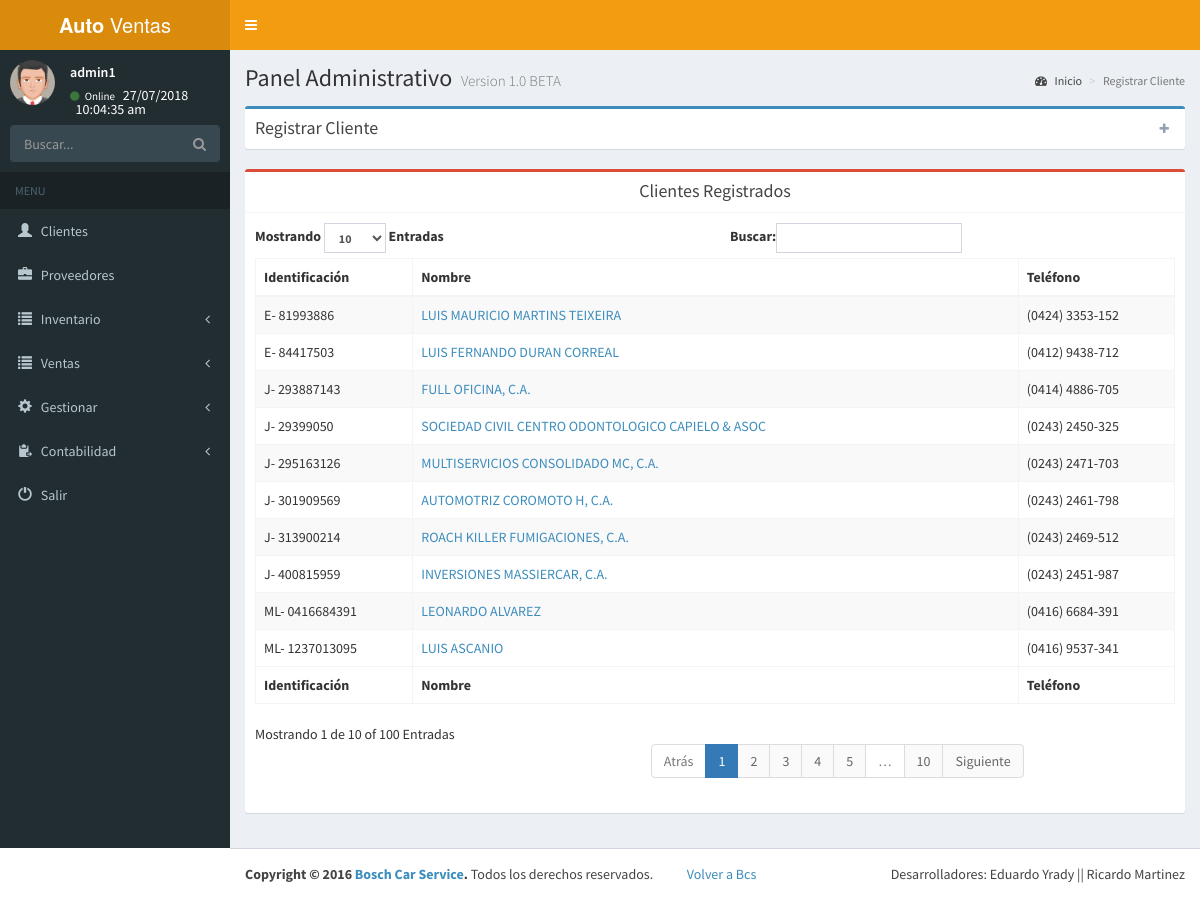
The app's page /admin/registrar_cliente.php (signed in), older data.
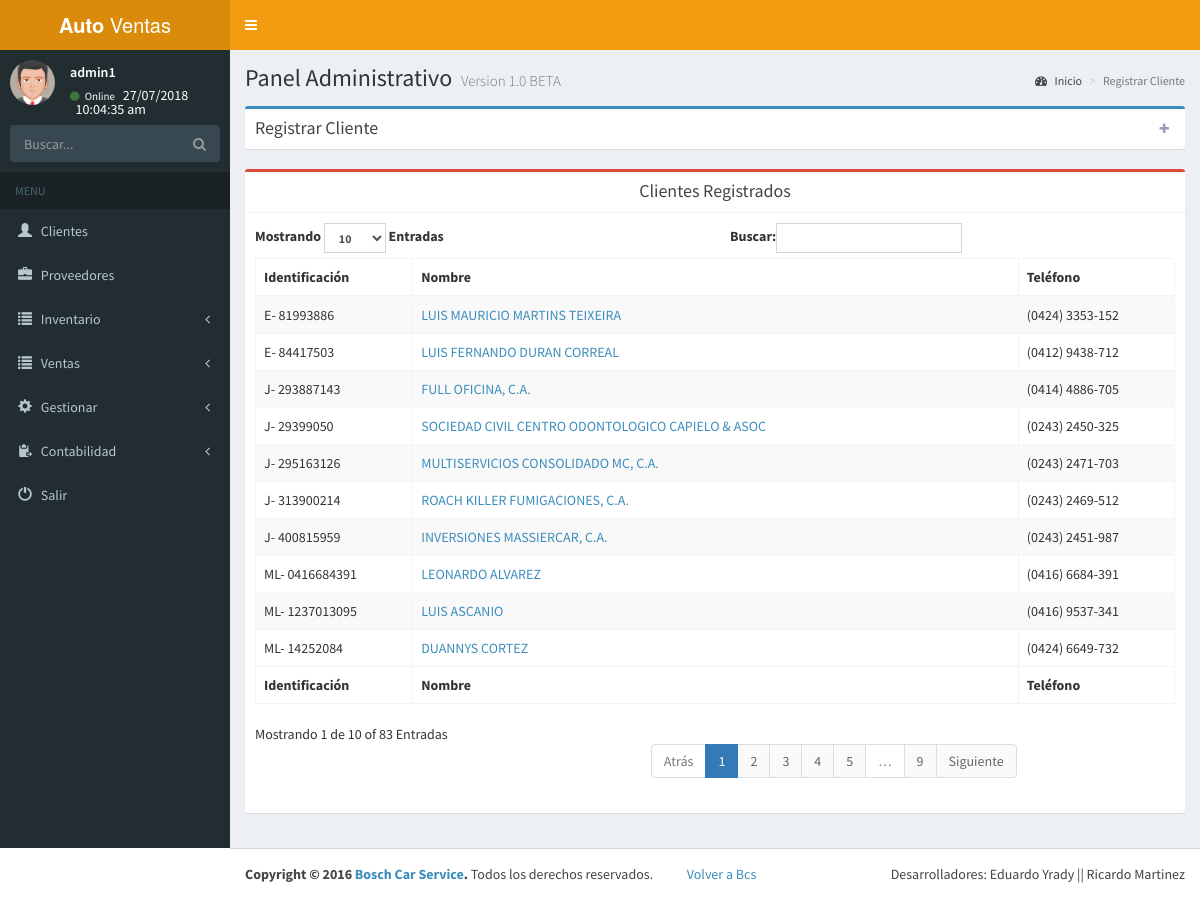
The same page, newer data.
### tables this page shows
CREATE TABLE `cliente` (
  `id_cliente` int(11) NOT NULL,
  `id_tipo` int(11) NOT NULL,
  `dni` varchar(10) NOT NULL,
  `nombre` varchar(100) NOT NULL,
  `telf` varchar(15) NOT NULL,
  `direccion` varchar(100) NOT NULL,
  `correo` varchar(50) NOT NULL,
  `images` longtext NOT NULL,
  `habilitado` int(11) NOT NULL
);

### admin/conexion.php (called while the page is built, shortened)
<?php session_start();
function cons($var){
$ret= mysqli_query($_SESSION['conexion_database'],$var) or die(mysqli_error($_SESSION['conexion_database']));
return $ret;
}
?>

### admin/registrar_cliente.php (the view, shortened to what this page needs)
<?php include("menu.php");
?>
  <div class="content-wrapper">
    <section class="content-header">
      <h1>
        Panel Administrativo
        <small>Version 1.0 BETA</small>
      </h1>
      <ol class="breadcrumb">
        <li><a href="index.php"><i class="fa fa-dashboard"></i> Inicio</a></li>
        <li class="active">Registrar Cliente</li>
      </ol>
    </section>
    <section class="content">
<?php
if(isset($_SESSION['ingreso'])){
	echo '<div class="box box-primary collapsed-box">
            <div class="box-header with-border" data-widget="collapse">
              <h3 class="box-title">Registrar Cliente</h3>
              <div class="box-tools pull-right">
                <button type="button" class="btn btn-box-tool" data-widget="collapse"><i class="fa fa-plus"></i>
                </button>
              </div>
            </div>
            <form id="formulario" role="form" method="POST" enctype="multipart/form-data" action="pro_registrar_cliente.php">
              <div class="box-body">
          <div class="col-lg-4 col-md-4 col-xs-10">
			    <div class="form-group">
                  <label for="Tipo de Documento">Tipo de Documento</label>
                  <select class="form-control" name="tipo" required>';
              echo '</select>
                </div>
                </div>
              </div>
            </form>
          </div>';
		  $consult=("SELECT * FROM tipo");
		  $d=cons($consult);
		  $ti=array();
		  while($fg=mysqli_fetch_array($d)){
			  $ti[$fg['id_tipo']]=$fg['nombre'];
		  }
		  $consulta=("SELECT * FROM cliente WHERE habilitado=0");
		  $s=cons($consulta);
		  if(mysqli_num_rows($s)<=0){
			echo alerta("No hay ningun cliente registrado");
		  }else{
			  echo '<div class="box box-danger">
            <div class="box-header with-border text-center">
              <h3 class="box-title">Clientes Registrados</h3>
              </div>
            <div class="box-body">
              <table id="example1" class="table table-bordered table-striped">
                <thead>
                <tr>
                  <th>Identificaci&oacute;n</th>
                  <th>Nombre</th>
                  <th>Tel&eacute;fono</th>
                </tr>
                </thead>
                <tbody id="prep">
               ';
			  while($row=mysqli_fetch_array($s)){
			  echo ' <tr>
                  <td>'.$ti[$row['id_tipo']].'- '.$row['dni'].'</td>
                  <td> <a href="perfil.php?id='.$row['id_cliente'].'">'.$row['nombre'].'</a></td>
                  <td>'.$row['telf'].'</td>
                </tr> ';
			  }
			  echo ' </tbody>
                <tfoot>
                <tr>
                  <th>Identificaci&oacute;n</th>
                  <th>Nombre</th>
                  <th>Tel&eacute;fono</th>
                </tr>
                </tfoot>
              </table>
            </div>
          </div>';
		  }
}
?>
</section>
</div>
    <?php
include("footer.php");
?>

Row changes from the older to the newer data that the page shows:
removed cliente: id_tipo "J", dni "301909569", nombre "AUTOMOTRIZ COROMOTO H, C.A.", telf "(0243) 2461-798"
now on this page (row unchanged): cliente: id_tipo "ML", dni "14252084", nombre "DUANNYS CORTEZ", telf "(0424) 6649-732"
Text that changed along with them:
text written by a page script: "Mostrando Entradas Buscar: Mostrando 1 de 10 of 100 Entradas Atrás 1 2 3 4 5 … 10 Siguiente" → "Mostrando Entradas Buscar: Mostrando 1 de 10 of 83 Entradas Atrás 1 2 3 4 5 … 9 Siguiente"
